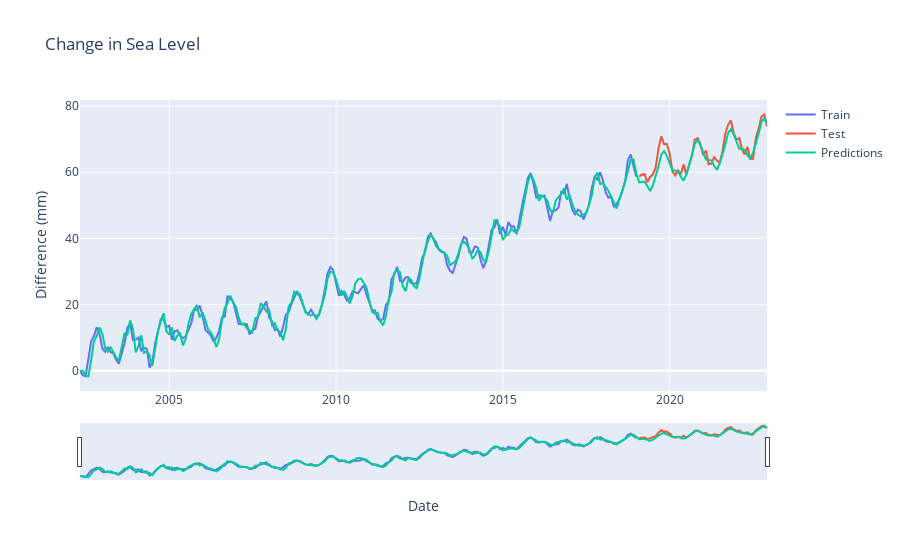

The notebook cell saved with this chart:
### Markdown cell above
Now i will introduce seasonality to the model to try and improve the fit, as currently the model just plots a stright line through the test data.

### Code cell
# Fit model.
seasonal_model = SARIMAX(y_remainder, order=(1,1,[1,2,3,6]), seasonal_order=(1, 1, 1, 12)).fit()

# Make predictions for remainder and test data.
predictions = seasonal_model.predict(start=0, end=len(y_remainder)+len(y_test)-1)

# Plot observed data and predictions.
fig = go.Figure()
fig.add_trace(go.Scatter(x=y_remainder.index, y=y_remainder, mode='lines', name="Train"))
fig.add_trace(go.Scatter(x=y_test.index, y=y_test, mode='lines', name="Test"))
fig.add_trace(go.Scatter(x=predictions.index, y=predictions, mode='lines', name="Predictions"))
fig.update_xaxes(rangeslider_visible=True)
fig.update_layout(
    yaxis_title="Difference (mm)", 
    xaxis_title="Date",
    title="Change in Sea Level"
)
fig.show()

### Figure 1 — Plotly figure (JSON) as saved in the notebook; plotly's stock layout.template omitted (floating-point values rounded to 4 significant figures; data arrays with more than 128 entries replaced by an {"elided": "..."} marker saying what was removed)
{"data": [{"mode": "lines", "name": "Train", "type": "scatter", "x": {"elided": "201 str values"}, "y": {"elided": "201 float values"}}, {"mode": "lines", "name": "Test", "type": "scatter", "x": ["2019-01-31T00:00:00", "2019-02-28T00:00:00", "2019-03-31T00:00:00", "2019-04-30T00:00:00", "2019-05-31T00:00:00", "2019-06-30T00:00:00", "2019-07-31T00:00:00", "2019-08-31T00:00:00", "2019-09-30T00:00:00", "2019-10-31T00:00:00", "2019-11-30T00:00:00", "2019-12-31T00:00:00", "2020-01-31T00:00:00", "2020-02-29T00:00:00", "2020-03-31T00:00:00", "2020-04-30T00:00:00", "2020-05-31T00:00:00", "2020-06-30T00:00:00", "2020-07-31T00:00:00", "2020-08-31T00:00:00", "2020-09-30T00:00:00", "2020-10-31T00:00:00", "2020-11-30T00:00:00", "2020-12-31T00:00:00", "2021-01-31T00:00:00", "2021-02-28T00:00:00", "2021-03-31T00:00:00", "2021-04-30T00:00:00", "2021-05-31T00:00:00", "2021-06-30T00:00:00", "2021-07-31T00:00:00", "2021-08-31T00:00:00", "2021-09-30T00:00:00", "2021-10-31T00:00:00", "2021-11-30T00:00:00", "2021-12-31T00:00:00", "2022-01-31T00:00:00", "2022-02-28T00:00:00", "2022-03-31T00:00:00", "2022-04-30T00:00:00", "2022-05-31T00:00:00", "2022-06-30T00:00:00", "2022-07-31T00:00:00", "2022-08-31T00:00:00", "2022-09-30T00:00:00", "2022-10-31T00:00:00", "2022-11-30T00:00:00"], "y": [58.65, 59.33, 59.42, 56.99, 58.58, 59.34, 61.48, 67.3, 70.83, 68.45, 68.53, 65.55, 60.27, 59, 60.54, 59.4, 62.32, 59.36, 62.29, 65.19, 69.84, 70.29, 68.58, 65.24, 66.59, 62.45, 62.55, 64.58, 63.58, 62.9, 66.31, 71.72, 74.34, 75.67, 71.89, 69.79, 70.35, 67.08, 65.36, 67.66, 64, 64.09, 70.38, 73.12, 76.84, 77.44, 73.87]}, {"mode": "lines", "name": "Predictions", "type": "scatter", "x": {"elided": "248 str values"}, "y": {"elided": "248 float values"}}], "layout": {"title": {"text": "Change in Sea Level"}, "xaxis": {"rangeslider": {"visible": true}, "title": {"text": "Date"}}, "yaxis": {"title": {"text": "Difference (mm)"}}}}
